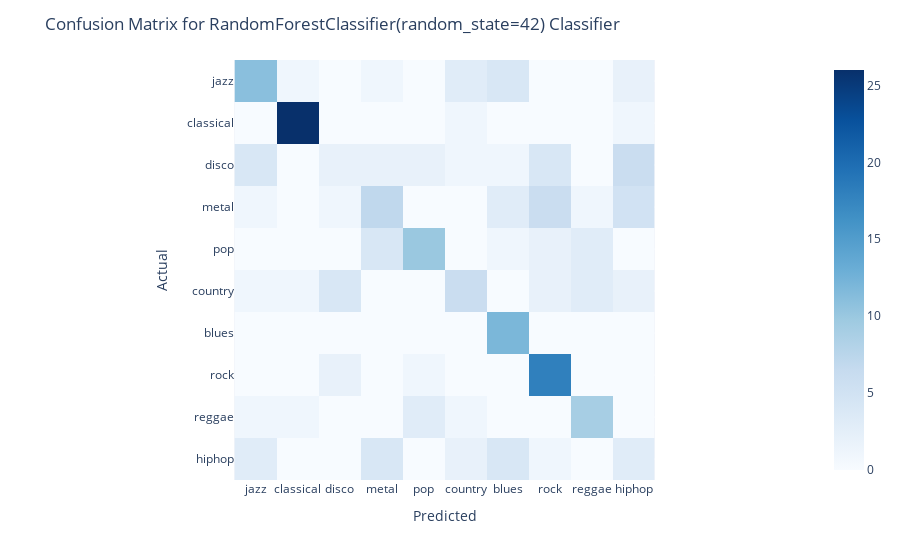

The cell this chart's notebook holds for it:
### Code cell
rf_grid_search = grid_search(RandomForestClassifier(random_state=42), params={'n_estimators': [10, 50, 100, 200, 300, 400, 500], 'max_depth': [5, 10, 20, 50, 100, 150]})

### Figure 1 — Plotly figure (JSON) as saved in the notebook; plotly's stock layout.template omitted (floating-point values rounded to 4 significant figures)
{"data": [{"coloraxis": "coloraxis", "hovertemplate": "x: %{x}<br>y: %{y}<br>color: %{z}<extra></extra>", "name": "0", "type": "heatmap", "x": ["jazz", "classical", "disco", "metal", "pop", "country", "blues", "rock", "reggae", "hiphop"], "xaxis": "x", "y": ["jazz", "classical", "disco", "metal", "pop", "country", "blues", "rock", "reggae", "hiphop"], "yaxis": "y", "z": [[11, 1, 0, 1, 0, 3, 4, 0, 0, 2], [0, 26, 0, 0, 0, 1, 0, 0, 0, 1], [4, 0, 2, 2, 2, 1, 1, 4, 0, 6], [1, 0, 1, 7, 0, 0, 3, 6, 1, 5], [0, 0, 0, 4, 10, 0, 1, 2, 3, 0], [1, 1, 4, 0, 0, 6, 0, 2, 3, 2], [0, 0, 0, 0, 0, 0, 12, 0, 0, 0], [0, 0, 2, 0, 1, 0, 0, 18, 0, 0], [1, 1, 0, 0, 3, 1, 0, 0, 9, 0], [3, 0, 0, 4, 0, 2, 4, 1, 0, 3]]}], "layout": {"coloraxis": {"colorscale": [[0, "rgb(247,251,255)"], [0.125, "rgb(222,235,247)"], [0.25, "rgb(198,219,239)"], [0.375, "rgb(158,202,225)"], [0.5, "rgb(107,174,214)"], [0.625, "rgb(66,146,198)"], [0.75, "rgb(33,113,181)"], [0.875, "rgb(8,81,156)"], [1, "rgb(8,48,107)"]]}, "margin": {"t": 60}, "title": {"text": "Confusion Matrix for RandomForestClassifier(random_state=42) Classifier"}, "xaxis": {"anchor": "y", "constrain": "domain", "domain": [0, 1], "scaleanchor": "y", "title": {"text": "Predicted"}}, "yaxis": {"anchor": "x", "autorange": "reversed", "constrain": "domain", "domain": [0, 1], "title": {"text": "Actual"}}}}
